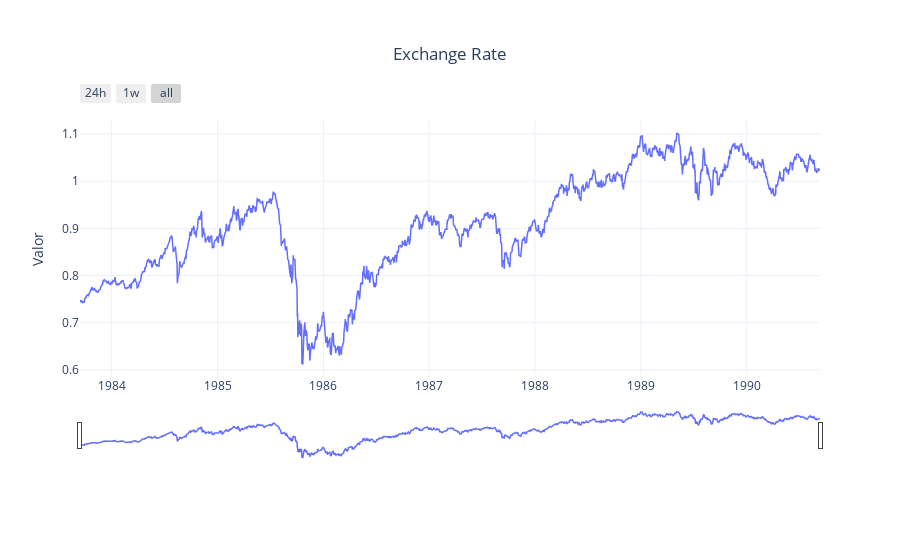

This figure's notebook cell:
### Code cell
# Cargar Dataset Exchange Rate
dataset = get_dataset("exchange_rate")
series_entry = next(iter(dataset.train)) # Tomamos la primera serie (índice 0)

# Recortamos a los últimos 4000 datos para agilizar el análisis visual
# y evitar saturar R
LIMIT = 1825
values = series_entry['target'][-LIMIT:]
start_date = pd.Timestamp(series_entry['start'].to_timestamp())
freq = series_entry['start'].freq

# Crear índice de fechas
timestamps = pd.date_range(
    end=start_date + pd.Timedelta(hours=len(series_entry['target'])), 
    periods=len(series_entry['target']), 
    freq=freq
)[-LIMIT:]

df = pd.DataFrame({'Date': timestamps, 'Consumo': values}) # Usamos 'Consumo' para mantener consistencia con el dataset
df.set_index('Date', inplace=True)

print(f"Dimensiones: {df.shape}")
display(df.head())

plot_('Exchange Rate', (df.index, df["Consumo"], "Consumo"))

### Figure 1 — Plotly figure (JSON) as saved in the notebook; plotly's stock layout.template omitted (floating-point values rounded to 4 significant figures; data arrays with more than 128 entries replaced by an {"elided": "..."} marker saying what was removed)
{"data": [{"line": {"width": 1.5}, "mode": "lines", "name": "Consumo", "type": "scatter", "x": {"elided": "1825 str values"}, "y": {"elided": "1825 float values"}}], "layout": {"legend": {"orientation": "h", "x": 0.5, "xanchor": "center", "y": -0.3, "yanchor": "top"}, "margin": {"b": 100, "t": 120}, "title": {"text": "Exchange Rate", "x": 0.5, "xanchor": "center"}, "xaxis": {"rangeselector": {"buttons": [{"count": 24, "label": "24h", "step": "hour", "stepmode": "backward"}, {"count": 7, "label": "1w", "step": "day", "stepmode": "backward"}, {"step": "all"}], "x": 0, "y": 1.05}, "rangeslider": {"visible": true}, "type": "date"}, "yaxis": {"autorange": true, "title": {"text": "Valor"}}}}
